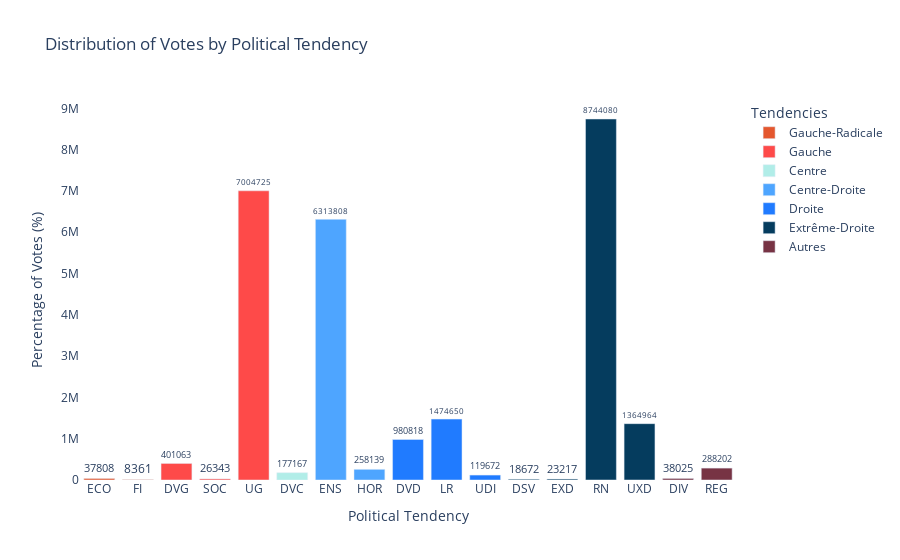
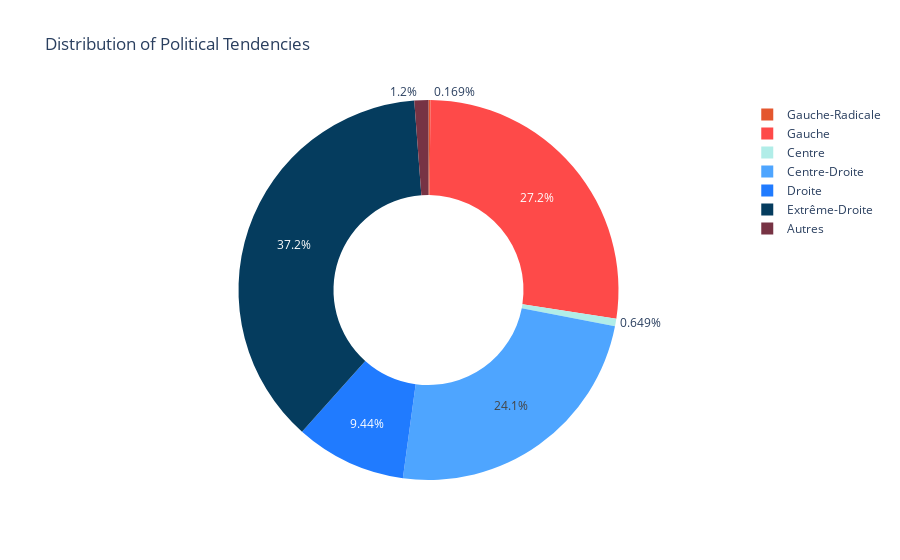

The code cell stored with these charts, in order, in its notebook:
### Code cell
# plot the number of votes for each political parties with plotly
palette_nuances = {
                    'Gauche-Radicale': '#E4572E',
                    'Gauche': '#FE4A49', 
                    "Centre": "#B1EDE8", 
                    "Centre-Droite": "#4EA5FF",
                    "Droite": "#207BFF",
                    "Extrême-Droite": "#053C5E",
                    "Autres": "#773344",  
                }
tendencies_plot_order = ['Gauche-Radicale','Gauche', 'Centre', 'Centre-Droite', 'Droite', 'Extrême-Droite', 'Autres']
        

# Create the Plotly bar chart 
fig = px.bar(votes_df,
    x='Nuance',                 
    y='Voix',             
    color='Tendency',
    color_discrete_map=palette_nuances,
    title="Distribution of Votes by Political Tendency", 
    labels={'x': 'Political Tendency', 'y': 'Number of Votes'},
    category_orders={"Tendency": tendencies_plot_order}
)

fig.update_layout(
    xaxis_title="Political Tendency",
    yaxis_title="Percentage of Votes (%)",
    showlegend=True,
    plot_bgcolor='white',
    legend_title_text='Tendencies'
)

fig.update_traces(texttemplate='%{y:.0f}', textposition='outside') 
fig.show()

fig = px.pie(
            count_votes_per_tendency, 
            values='Voix', 
            names=count_votes_per_tendency.index,
            color=count_votes_per_tendency.index,
            color_discrete_map=palette_nuances,  
            hole=0.5, 
            title='Distribution of Political Tendencies' ,
            category_orders={"Tendency": tendencies_plot_order}
)
fig.show()

### Figure 1 — Plotly figure (JSON) as saved in the notebook; plotly's stock layout.template omitted (floating-point values rounded to 4 significant figures)
{"data": [{"alignmentgroup": "True", "hovertemplate": "Tendency=Gauche-Radicale<br>Nuance=%{x}<br>Voix=%{y}<extra></extra>", "legendgroup": "Gauche-Radicale", "marker": {"color": "#E4572E", "pattern": {"shape": ""}}, "name": "Gauche-Radicale", "offsetgroup": "Gauche-Radicale", "orientation": "v", "showlegend": true, "textposition": "outside", "texttemplate": "%{y:.0f}", "type": "bar", "x": ["ECO", "FI"], "xaxis": "x", "y": [37808, 8361], "yaxis": "y"}, {"alignmentgroup": "True", "hovertemplate": "Tendency=Gauche<br>Nuance=%{x}<br>Voix=%{y}<extra></extra>", "legendgroup": "Gauche", "marker": {"color": "#FE4A49", "pattern": {"shape": ""}}, "name": "Gauche", "offsetgroup": "Gauche", "orientation": "v", "showlegend": true, "textposition": "outside", "texttemplate": "%{y:.0f}", "type": "bar", "x": ["DVG", "SOC", "UG"], "xaxis": "x", "y": [401063, 26343, 7004725], "yaxis": "y"}, {"alignmentgroup": "True", "hovertemplate": "Tendency=Centre<br>Nuance=%{x}<br>Voix=%{y}<extra></extra>", "legendgroup": "Centre", "marker": {"color": "#B1EDE8", "pattern": {"shape": ""}}, "name": "Centre", "offsetgroup": "Centre", "orientation": "v", "showlegend": true, "textposition": "outside", "texttemplate": "%{y:.0f}", "type": "bar", "x": ["DVC"], "xaxis": "x", "y": [177167], "yaxis": "y"}, {"alignmentgroup": "True", "hovertemplate": "Tendency=Centre-Droite<br>Nuance=%{x}<br>Voix=%{y}<extra></extra>", "legendgroup": "Centre-Droite", "marker": {"color": "#4EA5FF", "pattern": {"shape": ""}}, "name": "Centre-Droite", "offsetgroup": "Centre-Droite", "orientation": "v", "showlegend": true, "textposition": "outside", "texttemplate": "%{y:.0f}", "type": "bar", "x": ["ENS", "HOR"], "xaxis": "x", "y": [6313808, 258139], "yaxis": "y"}, {"alignmentgroup": "True", "hovertemplate": "Tendency=Droite<br>Nuance=%{x}<br>Voix=%{y}<extra></extra>", "legendgroup": "Droite", "marker": {"color": "#207BFF", "pattern": {"shape": ""}}, "name": "Droite", "offsetgroup": "Droite", "orientation": "v", "showlegend": true, "textposition": "outside", "texttemplate": "%{y:.0f}", "type": "bar", "x": ["DVD", "LR", "UDI"], "xaxis": "x", "y": [980818, 1474650, 119672], "yaxis": "y"}, {"alignmentgroup": "True", "hovertemplate": "Tendency=Extrême-Droite<br>Nuance=%{x}<br>Voix=%{y}<extra></extra>", "legendgroup": "Extrême-Droite", "marker": {"color": "#053C5E", "pattern": {"shape": ""}}, "name": "Extrême-Droite", "offsetgroup": "Extrême-Droite", "orientation": "v", "showlegend": true, "textposition": "outside", "texttemplate": "%{y:.0f}", "type": "bar", "x": ["DSV", "EXD", "RN", "UXD"], "xaxis": "x", "y": [18672, 23217, 8744080, 1364964], "yaxis": "y"}, {"alignmentgroup": "True", "hovertemplate": "Tendency=Autres<br>Nuance=%{x}<br>Voix=%{y}<extra></extra>", "legendgroup": "Autres", "marker": {"color": "#773344", "pattern": {"shape": ""}}, "name": "Autres", "offsetgroup": "Autres", "orientation": "v", "showlegend": true, "textposition": "outside", "texttemplate": "%{y:.0f}", "type": "bar", "x": ["DIV", "REG"], "xaxis": "x", "y": [38025, 288202], "yaxis": "y"}], "layout": {"barmode": "relative", "legend": {"title": {"text": "Tendencies"}, "tracegroupgap": 0}, "plot_bgcolor": "white", "showlegend": true, "title": {"text": "Distribution of Votes by Political Tendency"}, "xaxis": {"anchor": "y", "domain": [0, 1], "title": {"text": "Political Tendency"}}, "yaxis": {"anchor": "x", "domain": [0, 1], "title": {"text": "Percentage of Votes (%)"}}}}

### Figure 2 — Plotly figure (JSON) as saved in the notebook; plotly's stock layout.template omitted (floating-point values rounded to 4 significant figures)
{"data": [{"customdata": [["Gauche-Radicale"], ["Gauche"], ["Centre"], ["Centre-Droite"], ["Droite"], ["Extrême-Droite"], ["Autres"]], "direction": "clockwise", "domain": {"x": [0, 1], "y": [0, 1]}, "hole": 0.5, "hovertemplate": "Tendency=%{customdata[0]}<br>Voix=%{value}<extra></extra>", "labels": ["Gauche-Radicale", "Gauche", "Centre", "Centre-Droite", "Droite", "Extrême-Droite", "Autres"], "legendgroup": "", "marker": {"colors": ["#E4572E", "#FE4A49", "#B1EDE8", "#4EA5FF", "#207BFF", "#053C5E", "#773344"]}, "name": "", "showlegend": true, "sort": false, "type": "pie", "values": [46169, 7432131, 177167, 6571947, 2575140, 10150933, 326227]}], "layout": {"legend": {"tracegroupgap": 0}, "title": {"text": "Distribution of Political Tendencies"}}}
